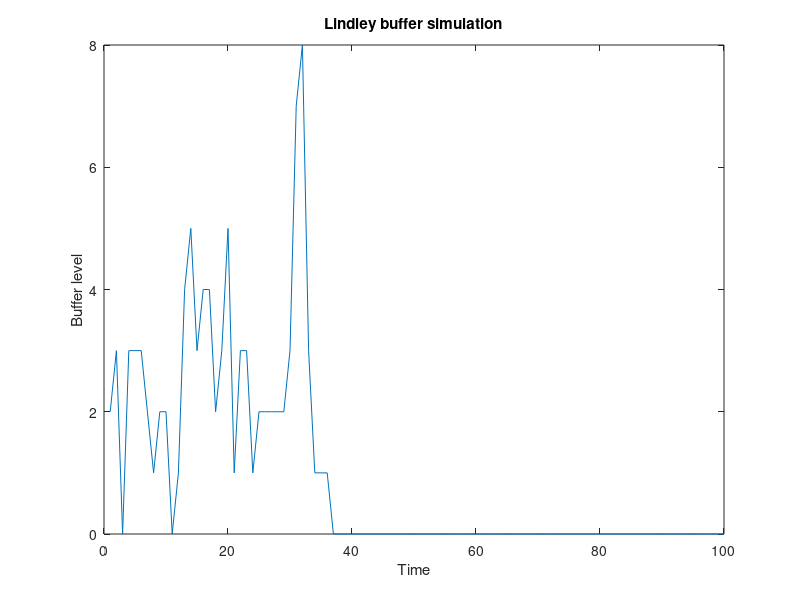

Source code (MATLAB):
% Parametre
lambda = 3; % kolko ich pride do buffru za jeden cas
theta = 0.5; % priemerny service time na spracovanie ulohy v buffri
T = 100; % čas

% Generate a random sample of service times using a custom function
lindley = @(n) theta./(1 - exprnd(1/lambda, [1, n]));%exprnd(mean,počet itemov)
service_times = lindley(T);

meanservicetime = mean(service_times);

% Simulate the arrival process using a Poisson process
interarrival_times = exprnd(1/lambda, [1, T]);
arrival_times = cumsum(interarrival_times);

% Calculate the departure times of each customer
departure_times = arrival_times + service_times;

% Calculate the buffer level over time
buffer = zeros(1, T);
for i = 1:T
    % Count the number of customers or packets in the buffer at time i
    buffer(i) = sum(arrival_times <= i & departure_times > i);
end

plot(buffer)
xlabel('Time')
ylabel('Buffer level')
title('Lindley buffer simulation')
